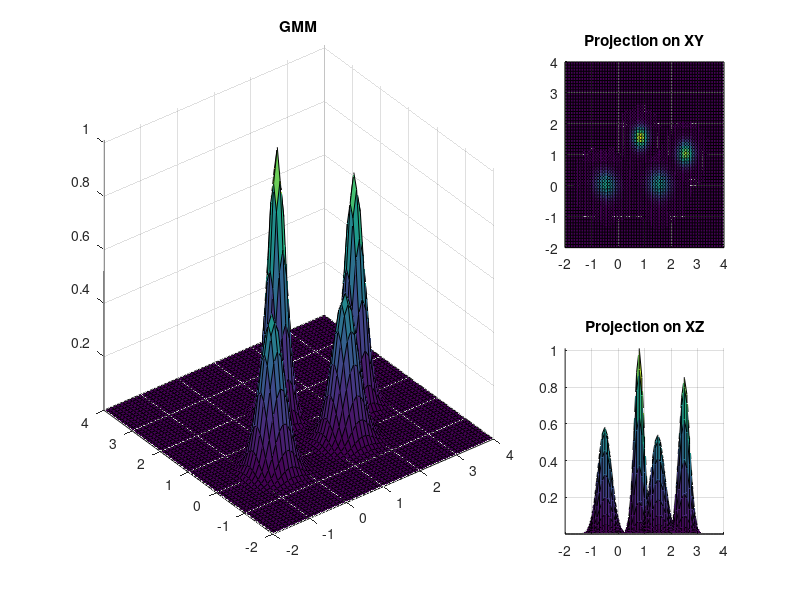

Source code (MATLAB):
clc
clear
close all

mu=[2.50374 0.98681]; 
Sigma=[0.0394932 0.000301976 ;0.000301976 0.0547735];
[X,Y]=meshgrid(-2:0.1:4,-2:0.1:4);
p=mvnpdf([X(:) Y(:)],mu,Sigma);

mu=[0.79469 1.50773];
Sigma=[0.0325006 0.000385762 ;0.000385762 0.0475773];
temp=mvnpdf([X(:) Y(:)],mu,Sigma);
p=p+temp;

mu=[1.49907 -5.09279e-005];
Sigma=[0.072716 -0.00492702 ;-0.00492702 0.0749338];
temp=mvnpdf([X(:) Y(:)],mu,Sigma);
p=p+temp;

mu=[-0.503759 -0.014981];
Sigma=[0.067924 -0.00593991; -0.00593991 0.0691033];
temp=mvnpdf([X(:) Y(:)],mu,Sigma);
p=p+temp;

p=p/4;

p=reshape(p,size(X));%将Z值对应到相应的坐标上

figure
set(gcf,'Position',get(gcf,'Position').*[1 1 1.3 1])

subplot(2,3,[1 2 4 5])
surf(X,Y,p),axis tight,title('GMM')
subplot(2,3,3)
surf(X,Y,p),view(2),axis tight,title('Projection on XY')
subplot(2,3,6)
surf(X,Y,p),view([0 0]),axis tight,title('Projection on XZ')
